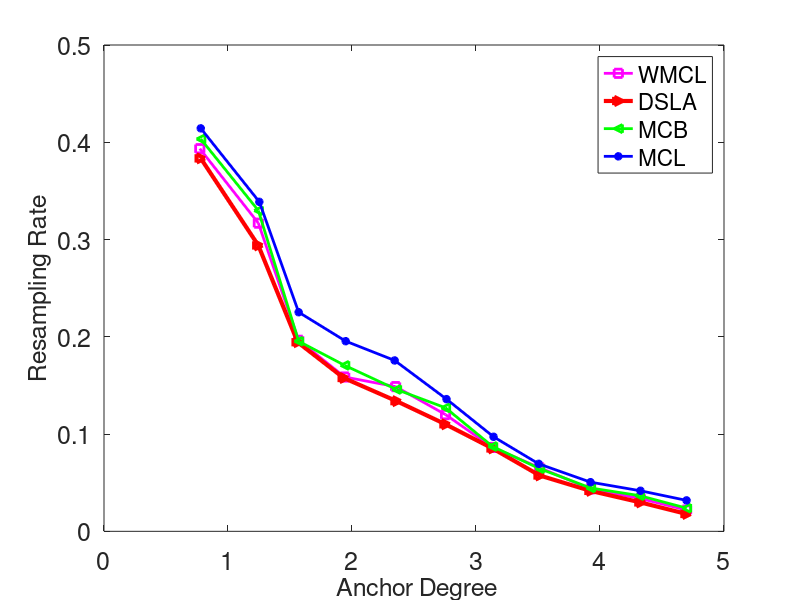

MATLAB code to generate this figure:

%Disco 2353 2386 2210 2314 2263 2299 2192 2070 2023 
%Acc    2360 2341 2340 2288 2262 2180 2132 2102 2052 
%Group 1844 2517 1733 1757 1546 1584 1580 1528 1475 
%GBFA  2123 1935 1640 1519  1380 1566 1404 1345 1363 


WMCL=[ 			
   	0.393409
0.316836
		0.196413
	0.158654
	0.148787
	0.119997
	0.0862233
	0.0653951
	0.0435779
	0.0337088
	0.0218412


    ];

WMCL_X=[
  0.772589
1.24476	
1.5696
1.94123
2.35169
2.75433
3.13372
3.51316
3.92357
4.32629	
4.69802
 
];
% fig 7



DSLA=[
	0.383453
	0.293932
	0.19442
	0.157657
	0.133851
	0.110039
	0.0852275
0.0574285
	0.0415862
	0.0297255
		0.0178579



  ];

DSLA_X=[
  0.780296
  1.24467
  1.56185
 1.93348
  2.35938
 2.75429
  3.13372
 3.51313	
  3.92357
  4.32628
 4.698
]


MCB=[
   	0.403369
	0.329781
0.195417
	0.170604
0.145801
	0.126968
0.0872192
	0.0643993
	0.0445737
	0.0366945
	0.0238329


  ];
MCB_X=[
 0.780372
1.24481
1.56959	
1.94127
2.35942	
2.75436
3.13372	
3.51316
3.92358
4.31856
4.69803
]


MCL=[
		0.414323
	0.338745
	0.225292
	0.195501
	0.175672
	0.135932
	0.0971791
0.0693767
	0.0505486
	0.0416754
	0.0317994

];
MCL_X=[
0.780414
1.25259
1.56971
1.94911
2.34405
2.76214
3.14151
3.50543	
3.9236	
4.32632
4.69806
]




%time_axes=[1:250:max*250];


%plot(time_axes,AS_Find_Nb_Cnt,'k','LineWidth',10,time_axes,SS_Find_Nb_Cnt,'g',time_axes,U_Find_Nb_Cnt,'r',time_axes,Disco_Find_Nb_Cnt,'b');
%plot(time_axes,AS_Find_Nb_Cnt,'k-','LineWidth',1);
%hold;
%plot(time_axes,SS_Find_Nb_Cnt,'k:','LineWidth',1);
%plot(time_axes,U_Find_Nb_Cnt,'k-','LineWidth',2);
%plot(time_axes,Disco_Find_Nb_Cnt,'k:','LineWidth',2);
set(gca,'FontSize',18);
hold on;
plot(WMCL_X,WMCL,'ms- ','LineWidth',2);
plot(DSLA_X,DSLA,'r>-','LineWidth',3);
plot(MCB_X,MCB,'g<-','LineWidth',2);
 plot(MCL_X,MCL,'b*-','LineWidth',2);
%plot(time_axes,FS_4,'b:','LineWidth',2);


%plot(time_axes,FS_8,'k:','LineWidth',1);
ylim([0 0.5]);
xlim([0 5]);
set(gca,'Box','on');
%grid on;

%text(1525,0.5, 's','FontSize',8,'HorizontalAlignment','Left','Underline');
%text(800,0.45,'Striped Searchlight: ---------','FontSize',8,'HorizontalAlignment','Left')

legend_hand=legend('WMCL','DSLA','MCB','MCL');
%legend_hand=legend('DSAS1','DSAS2','DSAS3',3);
%set(legend_hand,'Fontname', 'Times New Roman', 'Fontsize', 18)
%LEGEND BOXOFF


xlabel(' Anchor Degree','FontSize',18);
%ylabel('Average Discovery Latency','FontSize',15);
ylabel('Resampling Rate','FontSize',18);



